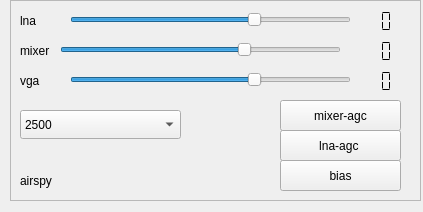
<?xml version="1.0" encoding="UTF-8"?>
<ui version="4.0">
 <class>airspyWidget</class>
 <widget class="QWidget" name="airspyWidget">
  <property name="geometry">
   <rect>
    <x>0</x>
    <y>0</y>
    <width>423</width>
    <height>212</height>
   </rect>
  </property>
  <property name="windowTitle">
   <string>Form</string>
  </property>
  <widget class="QFrame" name="contents">
   <property name="geometry">
    <rect>
     <x>10</x>
     <y>0</y>
     <width>411</width>
     <height>201</height>
    </rect>
   </property>
   <property name="frameShape">
    <enum>QFrame::StyledPanel</enum>
   </property>
   <property name="frameShadow">
    <enum>QFrame::Raised</enum>
   </property>
   <widget class="QLabel" name="label">
    <property name="geometry">
     <rect>
      <x>10</x>
      <y>170</y>
      <width>101</width>
      <height>21</height>
     </rect>
    </property>
    <property name="text">
     <string>airspy</string>
    </property>
   </widget>
   <widget class="QSlider" name="lnaSlider">
    <property name="geometry">
     <rect>
      <x>60</x>
      <y>10</y>
      <width>281</width>
      <height>19</height>
     </rect>
    </property>
    <property name="maximum">
     <number>15</number>
    </property>
    <property name="value">
     <number>10</number>
    </property>
    <property name="orientation">
     <enum>Qt::Horizontal</enum>
    </property>
   </widget>
   <widget class="QLabel" name="label_2">
    <property name="geometry">
     <rect>
      <x>10</x>
      <y>10</y>
      <width>65</width>
      <height>21</height>
     </rect>
    </property>
    <property name="text">
     <string>lna</string>
    </property>
   </widget>
   <widget class="QSlider" name="mixerSlider">
    <property name="geometry">
     <rect>
      <x>50</x>
      <y>40</y>
      <width>281</width>
      <height>20</height>
     </rect>
    </property>
    <property name="maximum">
     <number>15</number>
    </property>
    <property name="value">
     <number>10</number>
    </property>
    <property name="orientation">
     <enum>Qt::Horizontal</enum>
    </property>
   </widget>
   <widget class="QLabel" name="label_3">
    <property name="geometry">
     <rect>
      <x>10</x>
      <y>40</y>
      <width>65</width>
      <height>21</height>
     </rect>
    </property>
    <property name="text">
     <string>mixer</string>
    </property>
   </widget>
   <widget class="QPushButton" name="lnaButton">
    <property name="geometry">
     <rect>
      <x>270</x>
      <y>130</y>
      <width>121</width>
      <height>31</height>
     </rect>
    </property>
    <property name="text">
     <string>lna-agc </string>
    </property>
   </widget>
   <widget class="QSlider" name="vgaSlider">
    <property name="geometry">
     <rect>
      <x>60</x>
      <y>70</y>
      <width>281</width>
      <height>19</height>
     </rect>
    </property>
    <property name="maximum">
     <number>15</number>
    </property>
    <property name="value">
     <number>10</number>
    </property>
    <property name="orientation">
     <enum>Qt::Horizontal</enum>
    </property>
   </widget>
   <widget class="QLabel" name="label_4">
    <property name="geometry">
     <rect>
      <x>10</x>
      <y>70</y>
      <width>65</width>
      <height>21</height>
     </rect>
    </property>
    <property name="text">
     <string>vga</string>
    </property>
   </widget>
   <widget class="QPushButton" name="mixerButton">
    <property name="geometry">
     <rect>
      <x>270</x>
      <y>100</y>
      <width>121</width>
      <height>31</height>
     </rect>
    </property>
    <property name="text">
     <string>mixer-agc</string>
    </property>
   </widget>
   <widget class="QLabel" name="displaySerial">
    <property name="geometry">
     <rect>
      <x>20</x>
      <y>150</y>
      <width>241</width>
      <height>21</height>
     </rect>
    </property>
    <property name="text">
     <string/>
    </property>
   </widget>
   <widget class="QPushButton" name="biasButton">
    <property name="geometry">
     <rect>
      <x>270</x>
      <y>160</y>
      <width>121</width>
      <height>31</height>
     </rect>
    </property>
    <property name="text">
     <string>bias</string>
    </property>
   </widget>
   <widget class="QLCDNumber" name="lnaDisplay">
    <property name="geometry">
     <rect>
      <x>340</x>
      <y>10</y>
      <width>64</width>
      <height>23</height>
     </rect>
    </property>
    <property name="frameShape">
     <enum>QFrame::NoFrame</enum>
    </property>
    <property name="digitCount">
     <number>2</number>
    </property>
    <property name="segmentStyle">
     <enum>QLCDNumber::Flat</enum>
    </property>
   </widget>
   <widget class="QLCDNumber" name="mixerDisplay">
    <property name="geometry">
     <rect>
      <x>340</x>
      <y>40</y>
      <width>64</width>
      <height>23</height>
     </rect>
    </property>
    <property name="frameShape">
     <enum>QFrame::NoFrame</enum>
    </property>
    <property name="digitCount">
     <number>2</number>
    </property>
    <property name="segmentStyle">
     <enum>QLCDNumber::Flat</enum>
    </property>
   </widget>
   <widget class="QLCDNumber" name="vgaDisplay">
    <property name="geometry">
     <rect>
      <x>340</x>
      <y>70</y>
      <width>64</width>
      <height>23</height>
     </rect>
    </property>
    <property name="frameShape">
     <enum>QFrame::NoFrame</enum>
    </property>
    <property name="digitCount">
     <number>2</number>
    </property>
    <property name="segmentStyle">
     <enum>QLCDNumber::Flat</enum>
    </property>
   </widget>
   <widget class="QComboBox" name="rateSelector">
    <property name="geometry">
     <rect>
      <x>10</x>
      <y>110</y>
      <width>161</width>
      <height>29</height>
     </rect>
    </property>
    <item>
     <property name="text">
      <string>2500</string>
     </property>
    </item>
    <item>
     <property name="text">
      <string>10000</string>
     </property>
    </item>
   </widget>
  </widget>
 </widget>
 <resources/>
 <connections/>
</ui>
